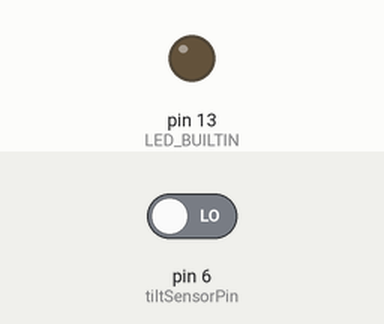
This sketch was run on a simulated Arduino Uno, built with avr-gcc and run on an emulated ATmega328P. Shown: output pins drawn as LEDs (lit = HIGH). The test bench sets the inputs (shaded band); at power-on: pin 6 (tiltSensorPin) LOW. What the sketch prints to the serial monitor is not drawn.

Above: at 1.2 s.
1.3 s: pin 6 (tiltSensorPin) driven HIGH
At 2.5 s:
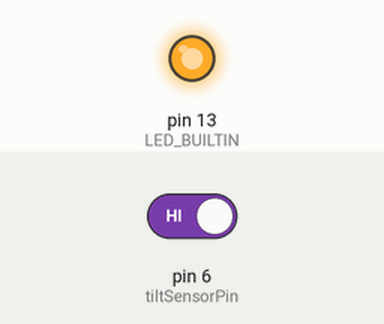
2.8 s: pin 6 (tiltSensorPin) driven LOW
At 3.7 s:
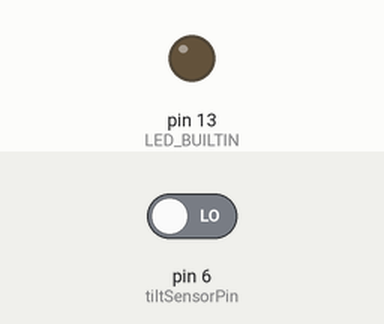
Timing chart, 0 to 5.8 s (numbered marks = the images above; inputs shaded):
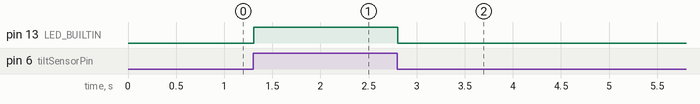

The sketch:

Task1-1P.ino
```cpp
int tiltSensorPin = 6;
bool tiltState = false;

void setup() {
  // initialize digital pin LED_BUILTIN as output
  pinMode(LED_BUILTIN, OUTPUT);

  // initialise tilt sensor pin as input
  pinMode(tiltSensorPin, INPUT);

  // Begin serial communications on 9600
  Serial.begin(9600);
}

void loop() {
  // Get the tilt state from the tilt sensor
  tiltState = digitalRead(tiltSensorPin);

  // Print tilt state to serial
  Serial.println(tiltState);

  // Set the actuator (built in LED) to the tilt state
  digitalWrite(LED_BUILTIN, tiltState);
}
```

Measured:
- after the input at 1.3 s, pin 13 (LED_BUILTIN): LOW → HIGH at once
- after the input at 2.8 s, pin 13 (LED_BUILTIN): HIGH → LOW at once
